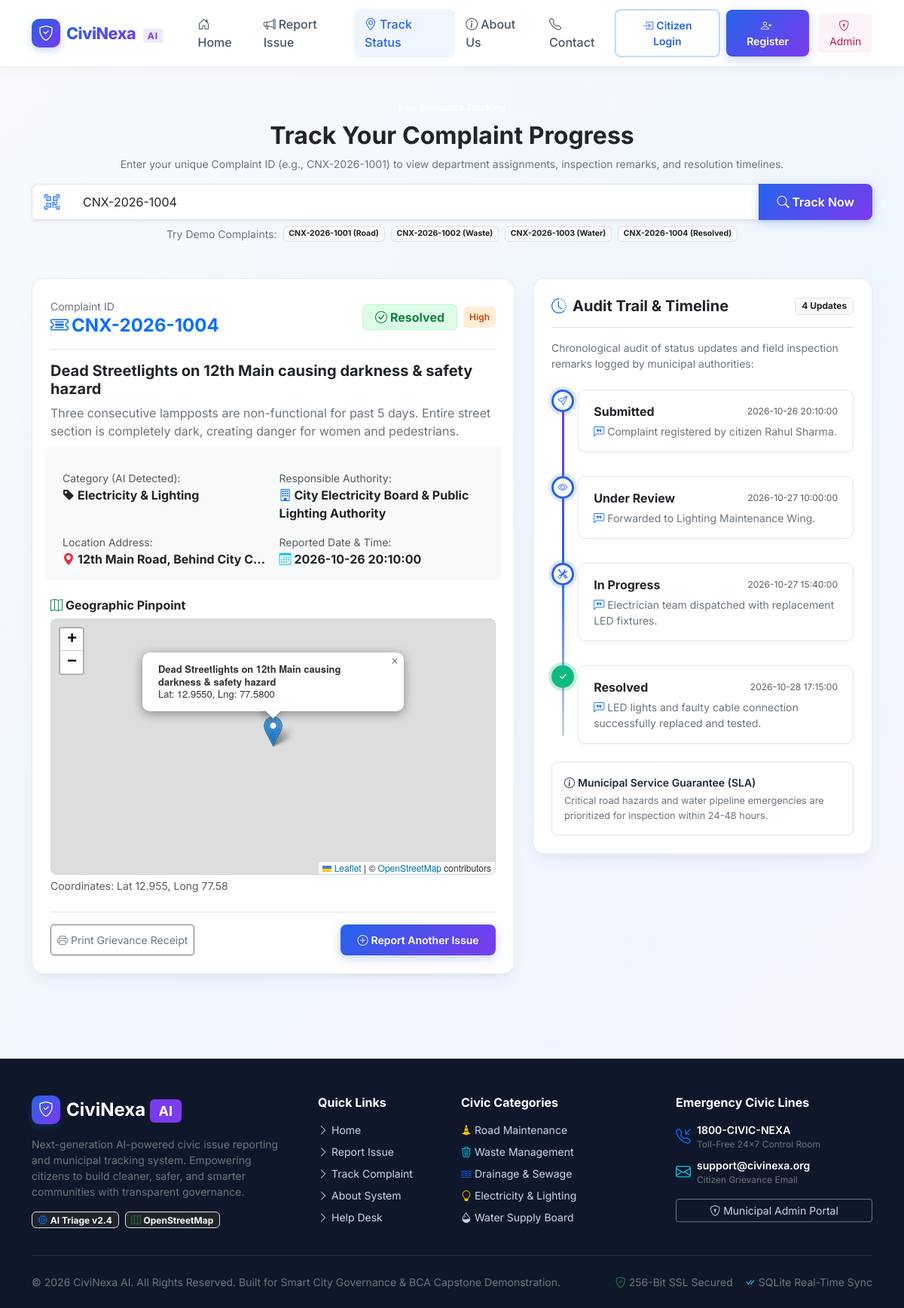
Page /track/CNX-2026-1004 on the committed database.
### tables this page shows
CREATE TABLE complaints (
            id INTEGER PRIMARY KEY AUTOINCREMENT,
            complaint_id TEXT UNIQUE NOT NULL,
            user_id INTEGER,
            complaint_title TEXT NOT NULL,
            description TEXT NOT NULL,
            category TEXT NOT NULL,
            suggested_department TEXT NOT NULL,
            location TEXT NOT NULL,
            latitude REAL,
            longitude REAL,
            image_path TEXT,
            status TEXT NOT NULL DEFAULT 'Submitted',
            priority TEXT DEFAULT 'Medium',
            confidence INTEGER DEFAULT 80,
            created_date TIMESTAMP DEFAULT CURRENT_TIMESTAMP,
            updated_date TIMESTAMP DEFAULT CURRENT_TIMESTAMP,
            FOREIGN KEY (user_id) REFERENCES users(id) ON DELETE SET NULL
        );

CREATE TABLE status_history (
            history_id INTEGER PRIMARY KEY AUTOINCREMENT,
            complaint_id TEXT NOT NULL,
            previous_status TEXT,
            new_status TEXT NOT NULL,
            admin_remarks TEXT,
            updated_date TIMESTAMP DEFAULT CURRENT_TIMESTAMP,
            FOREIGN KEY (complaint_id) REFERENCES complaints(complaint_id) ON DELETE CASCADE
        );

### app.py (the view)
@app.route("/track")
@app.route("/track/<complaint_id>")
def track(complaint_id=None):
    search_id = complaint_id or request.args.get("complaint_id", "").strip()
    complaint = None
    history = []
    if search_id:
        complaint = database.get_complaint_by_id(search_id)
        if complaint:
            history = database.get_complaint_history(search_id)
        else:
            flash(f"No complaint found matching ID '{search_id}'. Please check and try again.", "warning")
    return render_template("track.html", complaint=complaint, history=history, search_id=search_id)

### database.py (called while the page is built)
def get_db():
    os.makedirs(DB_DIR, exist_ok=True)
    conn = sqlite3.connect(DB_PATH, timeout=30.0, check_same_thread=False)
    conn.row_factory = sqlite3.Row
    conn.execute("PRAGMA foreign_keys = ON;")
    conn.execute("PRAGMA journal_mode = WAL;")
    conn.execute("PRAGMA synchronous = NORMAL;")
    conn.execute("PRAGMA busy_timeout = 30000;")
    return conn

def get_complaint_by_id(complaint_id):
    if not complaint_id:
        return None
    conn = get_db()
    try:
        cursor = conn.cursor()
        cid = str(complaint_id).strip()
        cursor.execute("""
            SELECT c.*, u.name as citizen_name, u.email as citizen_email, u.phone as citizen_phone
            FROM complaints c
            LEFT JOIN users u ON c.user_id = u.id
            WHERE UPPER(TRIM(c.complaint_id)) = UPPER(TRIM(?))
        """, (cid,))
        return cursor.fetchone()
    finally:
        conn.close()

def get_complaint_history(complaint_id):
    if not complaint_id:
        return []
    conn = get_db()
    try:
        cursor = conn.cursor()
        cid = str(complaint_id).strip()
        cursor.execute("""
            SELECT * FROM status_history
            WHERE UPPER(TRIM(complaint_id)) = UPPER(TRIM(?))
            ORDER BY updated_date ASC, history_id ASC
        """, (cid,))
        return cursor.fetchall()
    finally:
        conn.close()

### templates/track.html (shortened to what this page needs)
{% extends "base.html" %}
{% block content %}
<div class="container py-4">
  <div class="text-center max-w-700 mx-auto mb-4">
    <span class="badge bg-purple-subtle text-purple fw-bold px-3 py-1 mb-2">Live Grievance Tracking</span>
    <h2 class="fw-bold text-dark">Track Your Complaint Progress</h2>
    <p class="text-secondary small">
      Enter your unique Complaint ID (e.g., CNX-2026-1001) to view department assignments, inspection remarks, and resolution timelines.
    </p>
    <form action="{{ url_for('track') }}" method="GET" class="mt-3">
      <div class="input-group input-group-lg shadow-sm">
        <span class="input-group-text bg-white border-end-0 text-primary">
          <i class="bi bi-qr-code-scan"></i>
        </span>
        <input type="text" name="complaint_id" class="form-control border-start-0 fs-6"
               placeholder="Enter Complaint Tracking ID (e.g., CNX-2026-1001)"
               value="{{ search_id if search_id else '' }}" required>
        <button type="submit" class="btn btn-brand px-4 fs-6">
          <i class="bi bi-search me-1"></i>Track Now
        </button>
      </div>
      <div class="mt-2 d-flex flex-wrap justify-content-center gap-2 small text-secondary">
        <span>Try Demo Complaints:</span>
        <a href="{{ url_for('track', complaint_id='CNX-2026-1001') }}" class="badge bg-light text-dark border text-decoration-none">CNX-2026-1001 (Road)</a>
        <a href="{{ url_for('track', complaint_id='CNX-2026-1002') }}" class="badge bg-light text-dark border text-decoration-none">CNX-2026-1002 (Waste)</a>
        <a href="{{ url_for('track', complaint_id='CNX-2026-1003') }}" class="badge bg-light text-dark border text-decoration-none">CNX-2026-1003 (Water)</a>
        <a href="{{ url_for('track', complaint_id='CNX-2026-1004') }}" class="badge bg-light text-dark border text-decoration-none">CNX-2026-1004 (Resolved)</a>
      </div>
    </form>
  </div>
  {% if complaint %}
    <div class="row g-4 justify-content-center mt-2">
      <div class="col-lg-7">
        <div class="card-modern p-4 mb-4">
          <div class="d-flex flex-wrap align-items-center justify-content-between gap-2 border-bottom pb-3 mb-3">
            <div>
              <span class="text-secondary small">Complaint ID</span>
              <h4 class="fw-bold text-primary mb-0"><i class="bi bi-ticket-detailed me-1"></i>{{ complaint.complaint_id }}</h4>
            </div>
            <div class="d-flex align-items-center gap-2">
              {% if complaint.status == 'Submitted' %}
                <span class="badge badge-status-submitted fs-6 px-3 py-2"><i class="bi bi-send me-1"></i>Submitted</span>
              {% elif complaint.status == 'Under Review' %}
                <span class="badge badge-status-under-review fs-6 px-3 py-2"><i class="bi bi-eye me-1"></i>Under Review</span>
              {% elif complaint.status == 'In Progress' %}
                <span class="badge badge-status-in-progress fs-6 px-3 py-2"><i class="bi bi-gear-wide-connected me-1"></i>In Progress</span>
              {% elif complaint.status == 'Resolved' %}
                <span class="badge badge-status-resolved fs-6 px-3 py-2"><i class="bi bi-check-circle me-1"></i>Resolved</span>
              {% else %}
                <span class="badge badge-status-rejected fs-6 px-3 py-2"><i class="bi bi-x-circle me-1"></i>Rejected</span>
              {% endif %}
              {% if complaint.priority == 'Urgent' %}
                <span class="badge badge-priority-urgent px-2 py-2">Urgent</span>
              {% elif complaint.priority == 'High' %}
                <span class="badge badge-priority-high px-2 py-2">High</span>
              {% endif %}
            </div>
          </div>
          <h5 class="fw-bold text-dark mb-2">{{ complaint.complaint_title }}</h5>
          <p class="text-secondary mb-4">{{ complaint.description }}</p>
          <div class="row g-3 p-3 bg-light rounded-3 mb-4">
            <div class="col-sm-6">
              <div class="text-muted small">Category (AI Detected):</div>
              <div class="fw-bold text-dark"><i class="bi bi-tag-fill text-purple me-1"></i>{{ complaint.category }}</div>
            </div>
            <div class="col-sm-6">
              <div class="text-muted small">Responsible Authority:</div>
              <div class="fw-bold text-dark"><i class="bi bi-building text-primary me-1"></i>{{ complaint.suggested_department }}</div>
            </div>
            <div class="col-sm-6">
              <div class="text-muted small">Location Address:</div>
              <div class="fw-bold text-dark text-truncate" title="{{ complaint.location }}"><i class="bi bi-geo-alt-fill text-danger me-1"></i>{{ complaint.location }}</div>
            </div>
            <div class="col-sm-6">
              <div class="text-muted small">Reported Date & Time:</div>
              <div class="fw-bold text-dark"><i class="bi bi-calendar3 text-info me-1"></i>{{ complaint.created_date }}</div>
            </div>
          </div>
          <div>
            <h6 class="fw-bold text-dark mb-2"><i class="bi bi-map me-1 text-success"></i>Geographic Pinpoint</h6>
            <div id="trackMap" class="map-container rounded-3"></div>
            <div class="small text-muted mt-1">
              Coordinates: Lat {{ complaint.latitude }}, Long {{ complaint.longitude }}
            </div>
          </div>
          <div class="mt-4 pt-3 border-top d-flex justify-content-between">
            <button onclick="window.print()" class="btn btn-outline-secondary btn-sm">
              <i class="bi bi-printer me-1"></i>Print Grievance Receipt
            </button>
            <a href="{{ url_for('report') }}" class="btn btn-brand btn-sm">
              <i class="bi bi-plus-circle me-1"></i>Report Another Issue
            </a>
          </div>
        </div>
      </div>
      <div class="col-lg-5">
        <div class="card-modern p-4 sticky-top" style="top: 80px;">
          <div class="d-flex align-items-center justify-content-between border-bottom pb-3 mb-3">
            <h5 class="fw-bold mb-0 text-dark"><i class="bi bi-clock-history me-2 text-primary"></i>Audit Trail & Timeline</h5>
            <span class="badge bg-light text-dark border">{{ history|length }} Updates</span>
          </div>
          <p class="text-secondary small mb-3">
            Chronological audit of status updates and field inspection remarks logged by municipal authorities:
          </p>
          <div class="tracking-timeline">
            {% for item in history %}
              <div class="timeline-step">
                <div class="timeline-node {% if item.new_status == 'Resolved' %}resolved{% elif loop.last %}active{% endif %}">
                  {% if item.new_status == 'Resolved' %}
                    <i class="bi bi-check-lg"></i>
                  {% elif item.new_status == 'In Progress' %}
                    <i class="bi bi-tools"></i>
                  {% elif item.new_status == 'Under Review' %}
                    <i class="bi bi-eye"></i>
                  {% elif item.new_status == 'Rejected' %}
                    <i class="bi bi-x-lg"></i>
                  {% else %}
                    <i class="bi bi-send"></i>
                  {% endif %}
                </div>
                <div class="timeline-content">
                  <div class="d-flex justify-content-between align-items-center mb-1">
                    <span class="fw-bold text-dark">{{ item.new_status }}</span>
                    <span class="small text-muted" style="font-size: 0.75rem;">{{ item.updated_date }}</span>
                  </div>
                  <div class="text-secondary small">
                    <i class="bi bi-chat-left-quote text-primary me-1"></i>{{ item.admin_remarks }}
                  </div>
                </div>
              </div>
            {% endfor %}
          </div>
          <div class="p-3 bg-purple-subtle rounded-3 mt-4 border border-purple-subtle small">
            <div class="fw-semibold text-purple mb-1"><i class="bi bi-info-circle me-1"></i>Municipal Service Guarantee (SLA)</div>
            <div class="text-secondary" style="font-size: 0.8rem;">
              Critical road hazards and water pipeline emergencies are prioritized for inspection within 24-48 hours.
            </div>
          </div>
        </div>
      </div>
    </div>
  {% endif %}
</div>
{% endblock %}

### static/css/style.css (style rules this page uses)
:root { --primary: #2563eb; --primary-hover: #1d4ed8; --primary-subtle: #eff6ff; --purple: #7c3aed; --purple-light: #8b5cf6; --purple-subtle: #f5f3ff; --accent: #06b6d4; --dark: #0f172a; --text-main: #1e293b; --text-muted: #64748b; --card-bg: #ffffff; --bg-gradient: linear-gradient(135deg, #f8fafc 0%, #eff6ff 50%, #f5f3ff 100%); --brand-gradient: linear-gradient(135deg, #2563eb 0%, #7c3aed 100%); --brand-gradient-hover: linear-gradient(135deg, #1d4ed8 0%, #6d28d9 100%); --success: #10b981; --warning: #f59e0b; --danger: #ef4444; --info: #0284c7; --border-color: #e2e8f0; --card-shadow: 0 10px 25px -5px rgba(15, 23, 42, 0.05), 0 8px 10px -6px rgba(15, 23, 42, 0.04); --hover-shadow: 0 20px 25px -5px rgba(124, 58, 237, 0.12), 0 10px 10px -5px rgba(37, 99, 235, 0.08); }
body { font-family: 'Inter', -apple-system, BlinkMacSystemFont, "Segoe UI", Roboto, Oxygen, Ubuntu, Cantarell, sans-serif; color: var(--text-main); background: var(--bg-gradient); min-height: 100vh; display: flex; flex-direction: column; }
.btn-brand { background: var(--brand-gradient); color: #ffffff; font-weight: 600; border: none; border-radius: 8px; padding: 0.6rem 1.4rem; box-shadow: 0 4px 14px rgba(37, 99, 235, 0.25); transition: all 0.25s ease; }
.badge-status-resolved { background-color: #dcfce7; color: #15803d; border: 1px solid #bbf7d0; }
.badge-priority-high { background-color: #ffedd5; color: #c2410c; font-weight: 600; }
.card-modern { background: #ffffff; border: 1px solid rgba(226, 232, 240, 0.9); border-radius: 16px; box-shadow: var(--card-shadow); transition: all 0.3s cubic-bezier(0.16, 1, 0.3, 1); overflow: hidden; }
.map-container { height: 340px; width: 100%; border-radius: 12px; border: 1px solid #cbd5e1; z-index: 1; }
.tracking-timeline { position: relative; padding-left: 2.2rem; margin-top: 1.5rem; }
.tracking-timeline::before { content: ''; position: absolute; top: 10px; bottom: 10px; left: 14px; width: 3px; background: linear-gradient(to bottom, #7c3aed, #2563eb, #cbd5e1); border-radius: 2px; }
.timeline-step { position: relative; margin-bottom: 2rem; }
.timeline-step:last-child { margin-bottom: 0.5rem; }
.timeline-node { position: absolute; left: -2.2rem; top: 0; width: 30px; height: 30px; border-radius: 50%; background: #ffffff; border: 3px solid var(--primary); display: flex; align-items: center; justify-content: center; font-size: 0.8rem; color: var(--primary); box-shadow: 0 0 0 4px rgba(37, 99, 235, 0.15); z-index: 2; }
.timeline-node.resolved { border-color: var(--success); background: var(--success); color: #fff; box-shadow: 0 0 0 4px rgba(16, 185, 129, 0.25); }
.timeline-content { background: #ffffff; border: 1px solid #e2e8f0; border-radius: 10px; padding: 1rem 1.25rem; box-shadow: 0 2px 6px rgba(15, 23, 42, 0.04); }

### rows in the picture
complaints: complaint_id "CNX-2026-1004", complaint_title "Dead Streetlights on 12th Main causing darkness & safety hazard", description "Three consecutive lampposts are non-functional for past 5 days. Entire street section is completely dark, creating danger for women and pedestrians.", category "Electricity & Lighting", suggested_department "City Electricity Board & Public Lighting Authority", location "12th Main Road, Behind City C…", created_date "2026-10-26 20:10:00", latitude "12.955", longitude "77.58"
status_history: new_status "Submitted", updated_date "2026-10-26 20:10:00", admin_remarks "Complaint registered by citizen Rahul Sharma."
status_history: new_status "Under Review", updated_date "2026-10-27 10:00:00", admin_remarks "Forwarded to Lighting Maintenance Wing."
status_history: new_status "In Progress", updated_date "2026-10-27 15:40:00", admin_remarks "Electrician team dispatched with replacement LED fixtures."
status_history: new_status "Resolved", updated_date "2026-10-28 17:15:00", admin_remarks "LED lights and faulty cable connection successfully replaced and tested."

### other values in the picture
{{ history|length }} "4"
